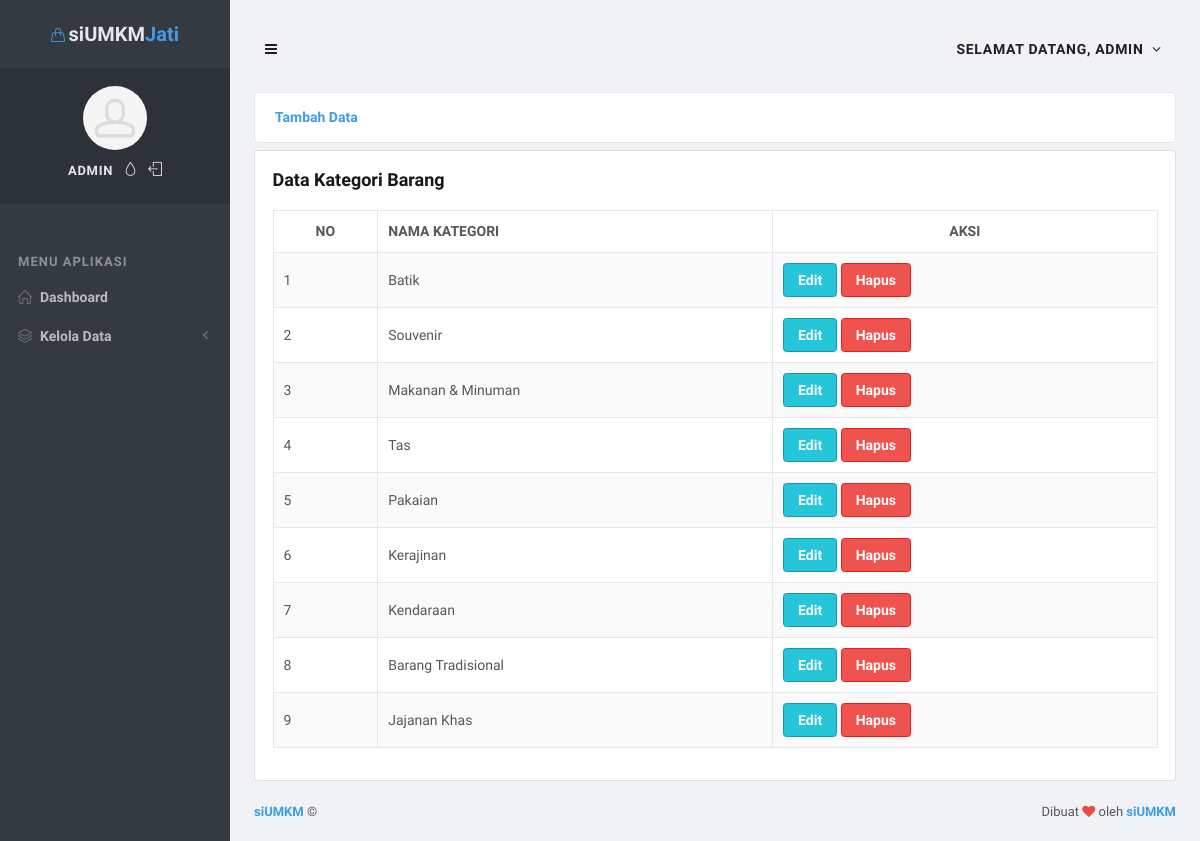
Page /web/home?p=kategori (signed in) on the committed database.
### tables this page shows
CREATE TABLE `categories` (
  `category_id` bigint(20) UNSIGNED NOT NULL,
  `category_name` varchar(255) NOT NULL
);

### web/functions/routes.php (called while the page is built, shortened)
<?php
function menu($page = "main")
{
	$pg = "";
	switch ($page) {
		case "kategori":
			$pg = "kategori.php";
			break;
	}
	include_once("views/" . $pg);
}

### web/functions/category/category.php (called while the page is built, shortened)
<?php
include_once("../config/sql.php");
class Category {
    public $sql;
    function __construct()
    {
        $this->sql = new Sql();
    }
    function view_cat()
    {
        try {
            $get = $this->sql->query("SELECT * FROM categories")->fetch_all(MYSQLI_ASSOC);
            return $get;
        } catch (Exception $e) {
            return $e;
        }
    }
}

### config/conn.php (called while the page is built, shortened)
<?php
class Database
{
    var $host;
    var $username;
    var $password;
    var $database;
    function __construct()
    {
        $this->host = HOST;
        $this->username = USER;
        $this->password = PASS;
        $this->database = DB;
    }
    function Connection()
    {
        $getConnection = mysqli_connect($this->host, $this->username, $this->password, $this->database);
        if (mysqli_connect_errno()) {
            return "Koneksi database gagal : " . mysqli_connect_error();
        } else {
            return $getConnection;
        }
    }
}

### config/sql.php (called while the page is built)
<?php
include "conn.php";
class Sql {
    var $sql;
    function __construct()
    {
        $this->sql = new Database();
    }
    public function query($query)
    {
        $q = $this->sql->Connection()->query($query);
        return $q;
    }
}

### web/views/kategori.php (the view, shortened to what this page needs)
<?php
include 'functions/category/category.php';
$cat = new Category();
?>
<div class="row">
    <div class="col-md-12">
        <div id="accordion" role="tablist" aria-multiselectable="true">
            <div class="block block-bordered block-rounded mb-2">
                <div class="block-header" role="tab" id="accordion_h1">
                    <a class="font-w600" data-toggle="collapse" data-parent="#accordion" href="#accordion_q1" aria-expanded="true" aria-controls="accordion_q1">
                        <?= (isset($_GET['edit'])) ? 'Ubah' : 'Tambah' ?> Data
                    </a>
                </div>
            </div>
        </div>
    </div>
</div>
<div class="row">
    <div class="col-md-12">
        <div class="card">
            <div class="card-body">
                <div class="card-title">
                    <h5 class="font-16 mt-0">Data Kategori Barang</h5>
                </div>
                <div class="row">
                    <div class="col-md-12">
                        <table class="table table-bordered table-striped table-vcenter js-dataTable-full-pagination">
                            <thead>
                                <tr>
                                    <th class="text-center">No</th>
                                    <th>Nama Kategori</th>
                                    <th class="text-center">AKsi</th>
                                </tr>
                            </thead>
                            <tbody>
                                <?php
                                $no = 1;
                                foreach ($cat->view_cat() as $k => $v) {
                                ?>
                                    <tr>
                                        <td><?= $no++ ?></td>
                                        <td><?= $v['category_name'] ?></td>
                                        <td>
                                            <a href="home?p=kategori&edit=<?= $v['category_id'] ?>" type="button" class="btn btn-info">Edit</a>
                                            <button onclick="del(<?= $v['category_id'] ?>)" type="button" class="btn btn-danger">
                                                Hapus
                                            </button>
                                        </td>
                                    </tr>
                                <?php
                                }
                                ?>
                            </tbody>
                        </table>
                    </div>
                </div>
            </div>
        </div>
    </div>
</div>

### rows in the picture
categories: category_name "Batik"
categories: category_name "Souvenir"
categories: category_name "Makanan & Minuman"
categories: category_name "Tas"
categories: category_name "Pakaian"
categories: category_name "Kerajinan"
categories: category_name "Kendaraan"
categories: category_name "Barang Tradisional"
categories: category_name "Jajanan Khas"

### other values in the picture
$_SESSION['username'] "ADMIN"
